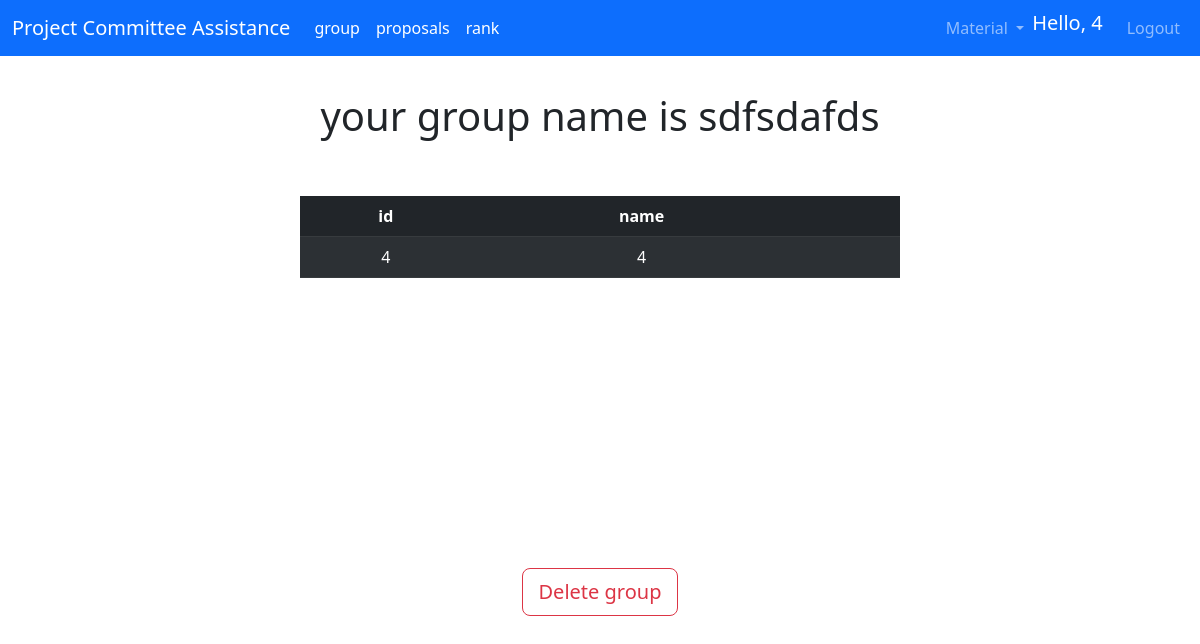
Page /group (signed in) on the committed database.
### app/models.py (models this page shows, shortened)
class User(UserMixin,db.Model):
    id = db.Column(db.Integer, primary_key=True)
    username = db.Column(db.String(64), index=True, unique=True, nullable=False)
    email = db.Column(db.String(120), index=True, unique=True, nullable=False)
    password_hash = db.Column(db.String(128), nullable=False)
    admin = db.Column(db.Boolean, default=False)
    faculty = db.Column(db.Boolean, default=False)
    student = db.Column(db.Boolean, default=False)
    leader = db.Column(db.Boolean, default=False)
    sId = db.Column(db.Integer)
    gpa = db.Column(db.Float)
    member = db.Column(db.Integer, db.ForeignKey('group.id'))
    author = db.relationship('Proposal', backref='user', lazy=True)

class Group(db.Model):
    id = db.Column(db.Integer, primary_key=True)
    gpa = db.Column(db.Float)
    name = db.Column(db.String(20), nullable=False, unique=True)
    score = db.Column(db.Integer)
    ranked = db.Column(db.Boolean, default=False)
    members = db.relationship('User', backref='group', lazy=True)
    holder = db.relationship('Proposal', backref='group', lazy=True)

### app/routes.py (the view)
@app.route('/group', methods=['GET', 'POST'])
def group():
    if current_user.member is None:
        return redirect(url_for('joinGroup'))
    group = Group.query.filter_by(id = current_user.member).first()
    members = group.members
    return render_template("group.html", title='Group', group = group)

### app/models.py (called while the page is built)
@login.user_loader
def load_user(id):
    return User.query.get(int(id))

### app/templates/group.html (shortened to what this page needs)
{% extends "base.html" %}
{% block content %}
<h1 class="d-flex aligns-items-center justify-content-center header" style= "margin-top: 3%;">your group name is {{group.name}}</h1>
<br>
<br>
<div class="text-center" style="margin-left : 25% ;width: 50%;">
<table class="table d-table table-dark table-striped">
    <thead>
        <tr>
        <th scope="col">id</th>
        <th scope="col">name</th>
        {% if current_user.leader %}
        <th scope="col"></th>
        {% endif %}
        </tr>
    </thead>
    <tbody>
        {% for member in group.members %}
        <tr>
            <td>{{ member.sId }}</td>
            <td>{{ member.username }}</td>
            {% if current_user.leader %}
            <td>
            </td>
            {% endif %}
        </tr>
        {% endfor %}
    </tbody>
</table>
</div>
<br>
    {% if current_user.leader %}
    <div class="text-center" style="margin-top: 250px;"> <a href="{{ url_for('deleteGroup', id=group.id)}}" class="btn btn-outline-danger btn-lg" style="margin-bottom: 10px ;">Delete group</a> </div>
    {% else %}
    <div class="text-center" style="margin-top: 250px;"> <a href="{{ url_for('leaveGroup', id=current_user.id)}}" class="btn btn-outline-danger btn-lg" style="margin-bottom: 10px ;">Leave group</a> </div>
    {% endif %}
{% endblock %}

### app/templates/base.html (shortened to what this page needs)
<!DOCTYPE html>
<html>
    <head>
        <link href="https://cdn.jsdelivr.net/npm/bootstrap@5.3.0-alpha1/dist/css/bootstrap.min.css" rel="stylesheet">
    </head>
    <body>
        <nav class="navbar navbar-expand-lg navbar-dark bg-primary">
            <div class="container-fluid">
              <a class="navbar-brand" href="{{ url_for('index') }}">Project Committee Assistance</a>
              <div class="collapse navbar-collapse" id="navbarSupportedContent">
                <ul class="navbar-nav me-auto my-2 my-lg-0 ">
                  {% if current_user.student %}
                  <li class="nav-item">
                      <a class="nav-link active" href="{{ url_for('group') }}">group</a>
                  </li>
                  <li class="nav-item">
                    <a class="nav-link active" href="{{ url_for('viewProposal') }}">proposals</a>
                  </li>
                  {% endif %}
                  {% if current_user.leader %}
                  <li class="nav-item">
                    <a class="nav-link active" href="{{ url_for('rank') }}">rank</a>
                  </li>
                  {% endif %}
                </ul>
                <ul class="navbar-nav ms-auto mb-2 mb-lg-0">
                  <li class="nav-item dropdown">
                    <a class="nav-link dropdown-toggle" href="#" role="button" data-bs-toggle="dropdown" aria-expanded="false">
                      Material
                    </a>
                  </li>
                  {% if current_user.is_anonymous %}
                  <li class="nav-item">
                    <a class="nav-link" href="{{ url_for('loginChoice') }}" >Login</a>
                  </li>
                  <li class="nav-item">
                    <a class="nav-link" href="{{ url_for('registerChoice') }}" >Register</a>
                  </li>
                  {% else %}
                  <li class="nav-item">
                    <span class="navbar-brand">Hello, {{current_user.username}}</span>
                  </li>
                  <li class="nav-item">
                    <a class="nav-link" href="{{ url_for('logout') }}" >Logout</a>
                  </li>
                {% endif %}
                </ul>
              </div>
            </div>
          </nav>
        {% block content %}{% endblock %}
    </body>
</html>

### rows in the picture
User: username "4", sId "4", leader True (drawn)
Group: name "sdfsdafds"
